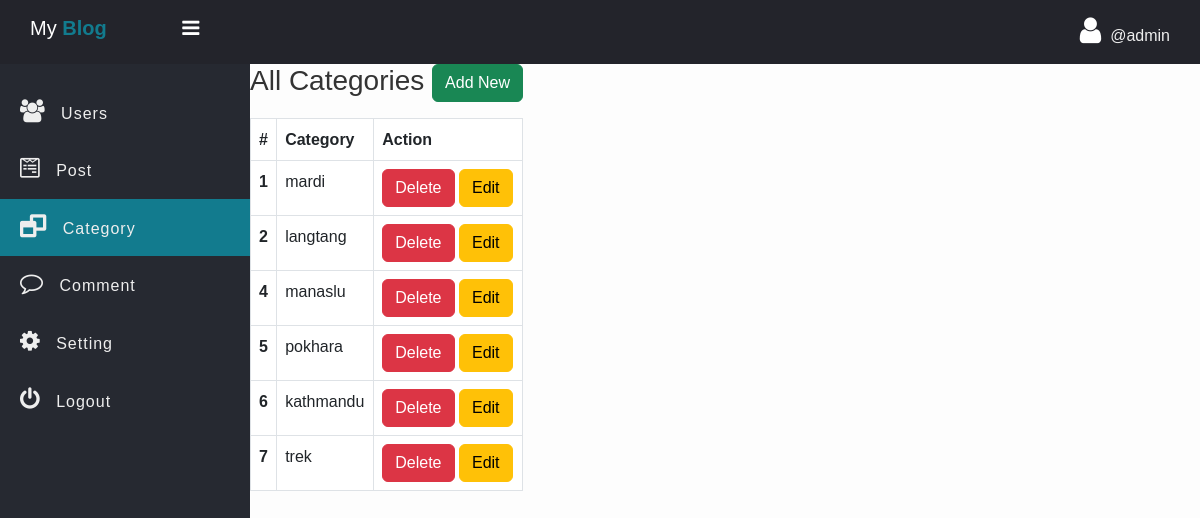
Page /admin/Category.php (signed in) on the committed database.
### tables this page shows
CREATE TABLE `category` (
  `id` int(11) NOT NULL,
  `category` varchar(127) NOT NULL
);

### admin/data/Category.php (called while the page is built, shortened)
<?php
function getAll($conn){
   $sql = "SELECT * FROM category";
   $stmt = $conn->prepare($sql);
   $stmt->execute();
   if($stmt->rowCount() >= 1){
   	   $data = $stmt->fetchAll();
   	   return $data;
   }else {
   	 return 0;
   }
}

### admin/Category.php (the view, shortened to what this page needs)
<?php
if (isset($_SESSION['admin_id']) && isset($_SESSION['username'])) {
 ?>
<!DOCTYPE html>
<html>
<head>
	<link rel="stylesheet" href="https://stackpath.bootstrapcdn.com/font-awesome/4.7.0/css/font-awesome.min.css">
	<link href="https://cdn.jsdelivr.net/npm/bootstrap@5.3.0/dist/css/bootstrap.min.css" rel="stylesheet">
	<link rel="stylesheet" href="../css/side-bar.css">
	<link rel="stylesheet" href="../css/style.css">
</head>
<body>
	<?php
      $key = "hhdsfs1263z";
	  include "inc/side-nav.php";
      include_once("data/Category.php");
      include_once("../db_conn.php");
      $categories = getAll($conn);
	?>
	 <div class="main-table">
	 	<h3 class="mb-3">All Categories
	 		<a href="Category-add.php" class="btn btn-success">Add New</a></h3>
	 	<?php if ($categories != 0) { ?>
	 	<table class="table t1 table-bordered">
		  <thead>
		    <tr>
		      <th scope="col">#</th>
		      <th scope="col">Category</th>
		      <th scope="col">Action</th>
		    </tr>
		  </thead>
		  <tbody>
		  	<?php foreach ($categories as $category) { ?>
		    <tr>
		      <th scope="row"><?=$category['id'] ?></th>
		      <td><?=$category['category'] ?></td>
		      <td>
		      	<a href="category-delete.php?id=<?=$category['id'] ?>" class="btn btn-danger">Delete</a>
		      	<a href="category-edit.php?id=<?=$category['id'] ?>" class="btn btn-warning">Edit</a>
		      </td>
		    </tr>
		    <?php } ?>
		  </tbody>
		</table>
	<?php }else{ ?>
		<div class="alert alert-warning">
			Empty!
		</div>
	<?php } ?>
	 </div>
	</section>
	</div>
</body>
</html>
<?php }else {
	header("Location: ../admin-login.php");
	exit;
} ?>

### admin/inc/side-nav.php (shortened to what this page needs)
<?php
   if (isset($key) && $key == "hhdsfs1263z") {
 ?>
	<header class="header">
		<h2 class="u-name">My <b>Blog</b>
			<label for="checkbox">
				<i id="navbtn" class="fa fa-bars" aria-hidden="true"></i>
			</label>
		</h2>
		<div class="d-flex align-items-center main-profile-link" >
			<a href="profile.php" >
			<i class="fa fa-user" aria-hidden="true"></i>&nbsp;
		   <span>@<?php echo $_SESSION['username']; ?></span>
		   </a>
		</div>
	</header>
	<div class="body">
		<nav class="side-bar">
			<ul id="navList">
				<li >
					<a href="Users.php">
						<i class="fa fa-users" aria-hidden="true"></i>
						<span>Users</span>
					</a>
				</li>
				<li>
					<a href="Post.php">
						<i class="fa fa-wpforms" aria-hidden="true"></i>
						<span>Post</span>
					</a>
				</li>
				<li>
					<a href="Category.php">
						<i class="fa fa-window-restore" aria-hidden="true"></i>
						<span>Category</span>
					</a>
				</li>
				<li>
					<a href="Comment.php">
						<i class="fa fa-comment-o" aria-hidden="true"></i>
						<span>Comment</span>
					</a>
				</li>
				<li>
					<a href="#">
						<i class="fa fa-cog" aria-hidden="true"></i>
						<span>Setting</span>
					</a>
				</li>
				<li>
					<a href="../logout.php">
						<i class="fa fa-power-off" aria-hidden="true"></i>
						<span>Logout</span>
					</a>
				</li>
			</ul>
		</nav>
		<section class="section-1">
<?php
   }
 ?>

### css/side-bar.css (style rules this page uses)
* { padding: 0; margin: 0; box-sizing: border-box; font-family: arial, sans-serif; }
.main-profile-link a { text-decoration: none; color: #eee; }
.header { display: flex; justify-content: space-between; align-items: center; padding: 15px 30px; background: #23242b; color: #fff; }
.u-name { font-size: 20px; }
.u-name b { color: #127b8e; }
.header i { font-size: 30px; cursor: pointer; color: #fff; }
.side-bar { width: 250px; background: #262931; min-height: 100vh; transition: 500ms width; }
.body { display: flex; }
.side-bar ul { margin-top: 20px; list-style: none; padding-left: 0; }
.side-bar ul li { font-size: 16px; padding: 15px 0px; padding-left: 20px; transition: 500ms background; white-space: nowrap; overflow: hidden; text-overflow: ellipsis; }
.side-bar ul .active { background: #127b8e; }
.side-bar ul li a { text-decoration: none; color: #eee; cursor: pointer; letter-spacing: 1px; }
.side-bar ul li a i { display: inline-block; padding-right: 10px; font-size: 23px; }
#navbtn { display: inline-block; margin-left: 70px; font-size: 20px; transition: 500ms color; }

### booksans/css/style.css (style rules this page uses)
:root { --main-green: #6D9773; --mustard-yellow: #BB8A52; --bright-gold: #FFBA00; --cream: #FDFDFD; --light-grey: #f5f5f5; --dark-text: #333; --shadow: rgba(0, 0, 0, 0.1); }
* { box-sizing: border-box; margin: 0; padding: 0; }
body { font-family: 'Poppins', sans-serif; background-color: var(--cream); color: var(--dark-text); line-height: 1.6; transition: background 0.4s, color 0.4s; }

### rows in the picture
category: id "1", category "mardi"
category: id "2", category "langtang"
category: id "4", category "manaslu"
category: id "5", category "pokhara"
category: id "6", category "kathmandu"
category: id "7", category "trek"

### other values in the picture
$_SESSION['username'] "admin"
